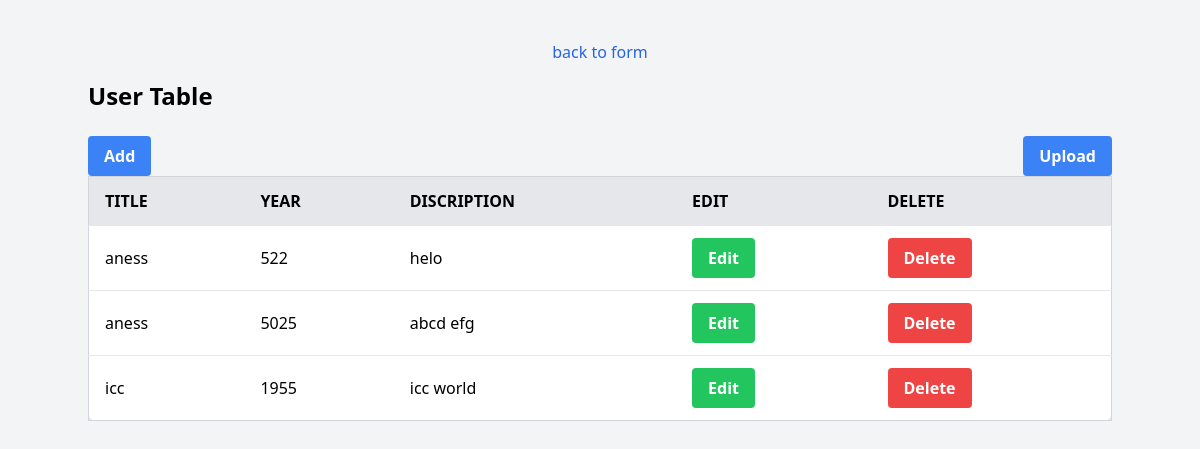
Page /list on the earlier database version.
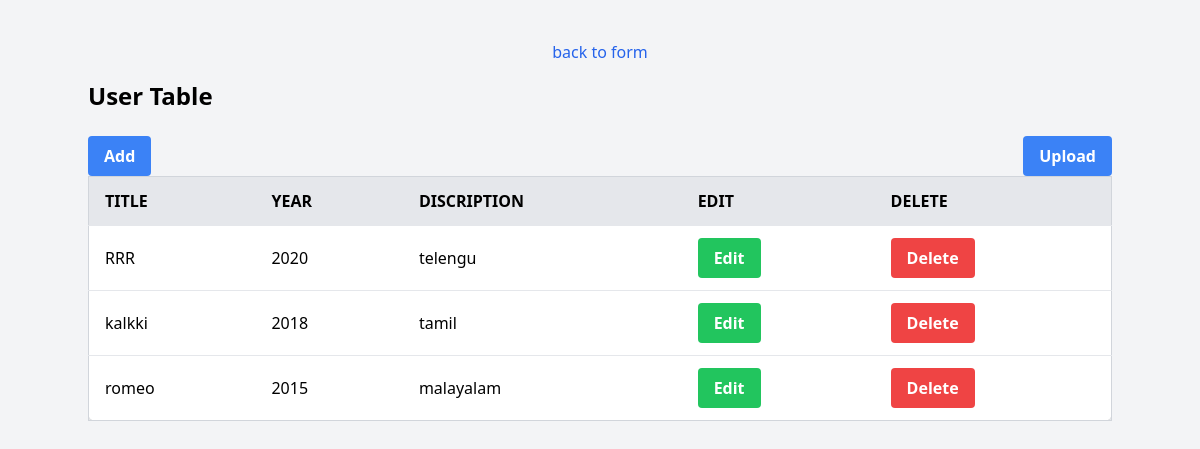
Same page on the later database version.
### movies/models.py (models this page shows)
class movieinfo (models.Model):
    title=models.CharField(max_length=250)
    year=models.IntegerField(null=True)
    description=models.TextField()

### movies/views.py (the view)
# urls.py: path('list', views.list, name='list'),
def list(request):
    movie_set = movieinfo.objects.all()
    print(movie_set)
    return render(request, 'list.html', {'movie': movie_set})

### movies/templates/list.html (shortened to what this page needs)
<!DOCTYPE html>
<html lang="en" class="h-full bg-gray-100">
<head>
  <script src="https://cdn.tailwindcss.com"></script>
</head>
<body class="p-10">
  <p class="mb-4 text-center">
    <a href="{% url 'create' %}" class="text-blue-600 hover:underline">back to form</a>
  </p>
  <div class="container mx-auto">
    <h1 class="text-2xl font-bold mb-6">User Table</h1>
      <div class="flex justify-between">
    <button type="button" class="bg-blue-500 hover:bg-blue-700 text-white font-bold py-2 px-4 rounded">
      <a href="#modal-add">Add</a>
    </button>
    <button type="button" class="bg-blue-500 hover:bg-blue-700 text-white font-bold py-2 px-4 rounded">
      <a href="#modal-upload">Upload</a>
    </button>
    </div>
    <div class="overflow-x-auto">
      <table class="min-w-full border border-gray-300 bg-white rounded-lg shadow-md">
        <thead class="bg-gray-200">
          <tr class="uppercase">
            <th class="py-3 px-4 text-left">title</th>
            <th class="py-3 px-4 text-left">year</th>
            <th class="py-3 px-4 text-left">discription</th>
            <th class="py-3 px-4 text-left">edit</th>
            <th class="py-3 px-4 text-left">delete</th>
          </tr>
        </thead>
        <tbody>
          {% for data in movie%}
          <tr class="border-t">
            <td class="py-3 px-4">{{data.title}}</td>
            <td class="py-3 px-4">{{data.year}}</td>
            <td class="py-3 px-4">{{data.description}}</td>
            <td class="py-3 px-4">
               <button type="button" class="bg-green-500 hover:bg-blue-700 text-white font-bold py-2 px-4 rounded  "><a href="#modal-edit-{{data.id}}" >Edit</a></button>
            </td>
            <td class="py-3 px-4">
               <button type="button" class="bg-red-500 hover:bg-blue-700 text-white font-bold py-2 px-4 rounded  "><a href="{% url 'delete' data.id %}" >Delete</a></button>
            </td>
          </tr>
          {% endfor%}
        </tbody>
      </table>
    </div>
  </div>
</body>
</html>

Differences in the rows shown:
removed movieinfo: title "aness", year "522", description "helo"
removed movieinfo: title "aness", year "5025", description "abcd efg"
removed movieinfo: title "icc", year "1955", description "icc world"
added movieinfo: title "RRR", year "2020", description "telengu"
added movieinfo: title "kalkki", year "2018", description "tamil"
added movieinfo: title "romeo", year "2015", description "malayalam"
